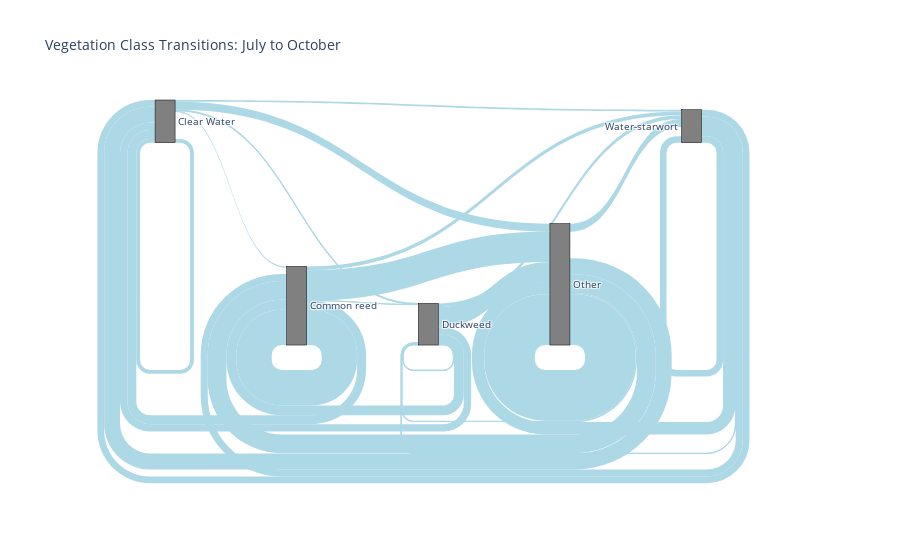

Source (notebook cell):
### Code cell
import pandas as pd
import matplotlib.pyplot as plt
import plotly.graph_objects as go
import os

# Load data
transition_matrix = pd.DataFrame({
    "Clear Water":         [192, 452, 378, 809, 342],
    "Common reed":         [65, 1802, 499, 955, 359],
    "Duckweed":            [49, 12, 31, 71, 19],
    "Other":               [404, 1545, 1026, 2579, 625],
    "Water-starwort":      [92, 191, 184, 411, 333]
}, index=["Clear Water", "Common reed", "Duckweed", "Other", "Water-starwort"])

# Create Sankey diagram
source_labels = list(transition_matrix.index)
target_labels = list(transition_matrix.columns)
labels = source_labels + target_labels

source_indices = []
target_indices = []
values = []

label_to_index = {label: idx for idx, label in enumerate(labels)}

for i, source in enumerate(source_labels):
    for j, target in enumerate(target_labels):
        value = transition_matrix.iloc[i, j]
        if value > 0:
            source_indices.append(label_to_index[source])
            target_indices.append(label_to_index[target])
            values.append(value)

fig_sankey = go.Figure(data=[go.Sankey(
    node=dict(
        pad=15,
        thickness=20,
        line=dict(color="black", width=0.5),
        label=labels,
        color="gray"
    ),
    link=dict(
        source=source_indices,
        target=target_indices,
        value=values,
        color="lightblue"
    ))])

fig_sankey.update_layout(title_text="Vegetation Class Transitions: July to October", font_size=10)

# Display Sankey
fig_sankey.show()

# Create static transition matrix plot using matplotlib
import seaborn as sns
import numpy as np
import matplotlib.pyplot as plt

fig, ax = plt.subplots(figsize=(8, 6))
sns.heatmap(transition_matrix, annot=True, fmt="d", cmap="viridis", cbar=True,
            linewidths=0.5, linecolor="white", ax=ax)
ax.set_title("Transition Matrix: July → October", fontsize=13)
ax.set_xlabel("October", fontsize=11)
ax.set_ylabel("July", fontsize=11)
plt.tight_layout()

plt.show()

### Figure 1 — Plotly figure (JSON) as saved in the notebook; plotly's stock layout.template omitted (floating-point values rounded to 4 significant figures)
{"data": [{"link": {"color": "lightblue", "source": [5, 5, 5, 5, 5, 6, 6, 6, 6, 6, 7, 7, 7, 7, 7, 8, 8, 8, 8, 8, 9, 9, 9, 9, 9], "target": [5, 6, 7, 8, 9, 5, 6, 7, 8, 9, 5, 6, 7, 8, 9, 5, 6, 7, 8, 9, 5, 6, 7, 8, 9], "value": [192, 65, 49, 404, 92, 452, 1802, 12, 1545, 191, 378, 499, 31, 1026, 184, 809, 955, 71, 2579, 411, 342, 359, 19, 625, 333]}, "node": {"color": "gray", "label": ["Clear Water", "Common reed", "Duckweed", "Other", "Water-starwort", "Clear Water", "Common reed", "Duckweed", "Other", "Water-starwort"], "line": {"color": "black", "width": 0.5}, "pad": 15, "thickness": 20}, "type": "sankey"}], "layout": {"font": {"size": 10}, "title": {"text": "Vegetation Class Transitions: July to October"}}}
